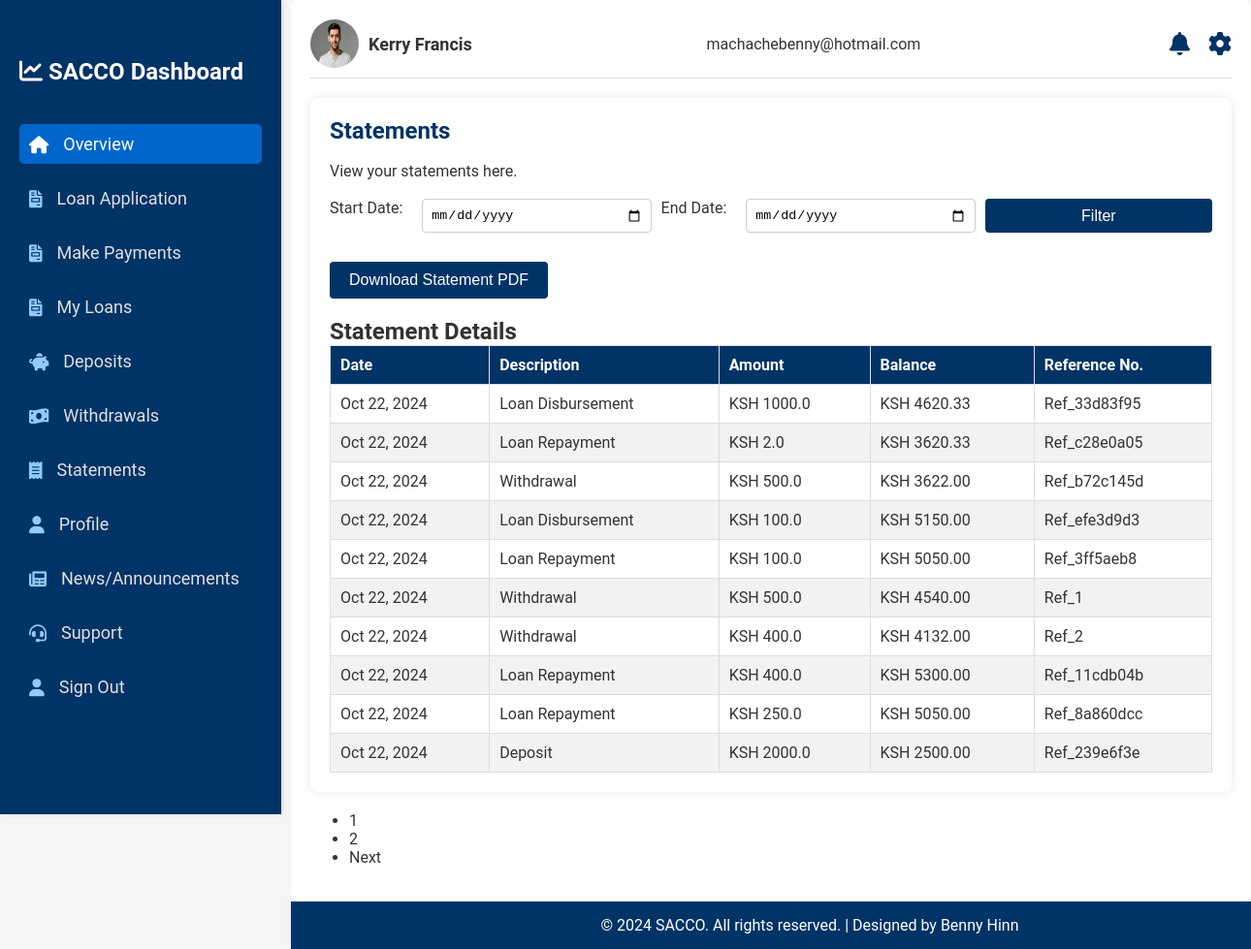
The app's page /statements (signed in) with its own data.
### main_app/models.py (models this page shows, shortened)
class User_personalData(db.Model):
    id = db.Column(db.Integer, primary_key=True)
    user_id = db.Column(db.String, db.ForeignKey('user.user_id'), nullable=False)  # Foreign Key
    user = db.relationship('User', back_populates='personal_data', lazy=True)
    surname = db.Column(db.String(30), nullable=False)
    other_names = db.Column(db.String(120), nullable=False)
    income = db.Column(db.Float, nullable=False)
    dob = db.Column(db.String(20), nullable=False)
    id_number = db.Column(db.Integer, unique=True, nullable=False)
    telephone_no = db.Column(db.String(20), unique=True, nullable=False)
    address = db.Column(db.String(50), nullable=False)
    postal_code= db.Column(db.Integer, nullable=False)
    gender= db.Column(db.String(5), nullable=False)
    user_profile = db.Column(db.String(20), nullable=False, default="user.jpeg")
    id_profile = db.Column(db.String(20), nullable=False, default="user.jpeg")

class User(db.Model, UserMixin):
    user_id = db.Column(db.String(10), primary_key=True)
    username = db.Column(db.String(30), unique=True, nullable=False)
    email = db.Column(db.String(120), unique=True, nullable=False)
    role = db.Column(db.String(6), nullable=False)
    password = db.Column(db.String, nullable=False)
    personal_data = db.relationship('User_personalData', back_populates='user', uselist=False)
    personal_loan = db.relationship("Loan", back_populates="loan_user", uselist=False)
    account = db.relationship('Account', back_populates='user', uselist=False)
    withdrawals = db.relationship('Withdrawals', back_populates='user', uselist=False)
    deposits = db.relationship('Deposit', back_populates='user', uselist=False)
    transactions = db.relationship('Transaction', back_populates='user', uselist=False)
    disburse_notifications = db.relationship('DisbursementNotification', back_populates='user')

class Transaction(db.Model):
    id = db.Column(db.Integer, primary_key=True)
    user_id = db.Column(db.Integer, db.ForeignKey('user.user_id'), nullable=False)
    user = db.relationship('User', back_populates='transactions', uselist=False)
    transaction_type = db.Column(db.String(50))  # 'deposit', 'repayment', 'withdraw', 'disbursement'
    amount = db.Column(db.Float, nullable=False)
    method = db.Column(db.String(50), nullable=False)
    account_type = db.Column(db.String(50), nullable=False)
    transaction_date = db.Column(db.DateTime, default=datetime.now())
    reference_no = db.Column(db.String(50), nullable=False)
    balance = db.Column(db.Float, nullable=False)

### main_app/routes.py (the view)
@app.route("/statements", methods=['POST', 'GET'])
@login_required
def statements():
    page = request.args.get('page', 1, type=int)
    per_page=10
    transactions = Transaction.query.filter_by(user_id=current_user.user_id).order_by(Transaction.transaction_date.desc()).paginate(page=page, per_page=per_page)
    return render_template('user/statements.html', transactions=transactions, title="Statements | SACCO Dashboard")

### main_app/models.py (called while the page is built)
@login_manager.user_loader
def load_user(user_id):
    user_id = str(user_id)
    if user_id.startswith('user_'):
        return User.query.get(user_id)
    elif user_id.startswith('admin_'):
        return Admin.query.get(user_id)
    return None  # Return None if no user/admin is found

### main_app/templates/user/statements.html (shortened to what this page needs)
{% extends "user/layout.html" %}
{% block content %}
<div class="statements">
    <h1>Statements</h1>
    <p>View your statements here.</p>
    <div class="statements-filter">
        <form action="{{ url_for('filter_statements') }}" method="post">
            <label for="start-date">Start Date:</label>
            <input type="date" id="start-date" name="start-date" required>
            <label for="end-date">End Date:</label>
            <input type="date" id="end-date" name="end-date" required>
            <button type="submit">Filter</button>
        </form>
    </div>
    <div class="download-pdf">
        <a href="{{ url_for('download_statement') }}" class="btn btn-primary"><button>Download Statement PDF</button></a>
    </div>
    <div class="statements-table">
        <h2>Statement Details</h2>
        <table>
            <thead>
                <tr>
                    <th>Date</th>
                    <th>Description</th>
                    <th>Amount</th>
                    <th>Balance</th>
                    <th>Reference No.</th>
                </tr>
            </thead>
            <tbody>
                {% for transaction in transactions.items %}
                <tr>
                    <td>{{ transaction.transaction_date.strftime('%b %d, %Y') }}</td>
                    <td>{{ transaction.transaction_type }}</td>
                    <td>KSH {{ transaction.amount }}</td>
                    <td>KSH {{ '{:.2f}'.format(transaction.balance) }}</td>
                    <td>{{ transaction.reference_no }}</td>
                </tr>
                {% endfor %}
            </tbody>
        </table>
    </div>
</div>
<nav aria-label="Page navigation">
    <ul class="pagination">
        {% for page_num in transactions.iter_pages() %}
            <li class="page-item {% if page_num == transactions.page %}active{% endif %}">
                <a class="page-link" href="{{ url_for('filter_statements', page=page_num) }}">{{ page_num }}</a>
            </li>
        {% endfor %}
        {% if transactions.has_next %}
            <li class="page-item">
                <a class="page-link" href="{{ url_for('filter_statements', page=transactions.next_num) }}">Next</a>
            </li>
        {% endif %}
    </ul>
</nav>
{% endblock content %}

### main_app/templates/user/layout.html (shortened to what this page needs)
<!DOCTYPE html>
<html lang="en">
<head>
    {% block head %}
    <link rel="stylesheet" href="{{ url_for('static', filename='/css/styles.css') }}">
    <link rel="stylesheet" href="https://cdnjs.cloudflare.com/ajax/libs/font-awesome/6.0.0-beta3/css/all.min.css">
    {% endblock %}
</head>
<body>
    <div class="dashboard">
        <div class="sidebar">
            <h2><i class="fas fa-chart-line"></i> SACCO Dashboard</h2>
                <ul>
                    <li><a href="{{ url_for('home') }}" class="active"><i class="fas fa-home"></i> Overview</a></li>
                    <li><a href="{{ url_for('application') }}"><i class="fas fa-file-invoice"></i> Loan Application</a></li>
                    <li><a href="{{ url_for('repay_loan') }}"><i class="fas fa-file-invoice"></i> Make Payments </a></li>
                    <li><a href="{{ url_for('loan_application_status') }}"><i class="fas fa-file-invoice"></i> My Loans </a></li>
                    <li><a href="{{ url_for('deposit') }}"><i class="fas fa-piggy-bank"></i> Deposits</a></li>
                    <li><a href="{{ url_for('withdrawals') }}"><i class="fas fa-money-bill-wave"></i> Withdrawals</a></li>
                    <li><a href="{{ url_for('statements') }}"><i class="fas fa-receipt"></i> Statements</a></li>
                    <li><a href="{{ url_for('profile') }}"><i class="fas fa-user"></i> Profile</a></li>
                    <li><a href="{{ url_for('news') }}"><i class="fas fa-newspaper"></i> News/Announcements</a></li>
                    <li><a href="{{ url_for('support') }}"><i class="fas fa-headset"></i> Support</a></li>
                    <li><a href="{{ url_for('logout') }}"><i class="fas fa-user"></i> Sign Out</a></li>
                </ul>
        </div>
        <div class="main-content">
            <header>
                <div class="user-info">
                    {% if current_user.personal_data %}
                    <img src="{{ url_for('static', filename='assets/' + current_user.personal_data.user_profile) }}"
                        alt="User" class="user-icon">
                    {% else %}
                    <img src="{{ url_for('static', filename='assets/user.jpeg') }}" alt="User" class="user-icon">
                    {% endif %}
                    {% if current_user.personal_data %}
                    <span class="user-name">{{ current_user.personal_data.other_names ~ ' ' ~ current_user.personal_data.surname }}</span>
                    {% else %}
                    <span class="user-name">{{ current_user.username }}</span>
                    {% endif %}
                </div>
                <div class="user-email">{{ current_user.email }}</div>
                <div class="header-icons">
                    <a href="{{ url_for('news') }}"><i class="notification-icon fas fa-bell"></i></a>
                    <a href="{{ url_for('profile') }}"><i class="settings-icon fas fa-cog"></i></a>
                </div>
            </header>
            {% block content %}{% endblock %}
        </div>
    </div>
    <footer>
        <p>© 2024 SACCO. All rights reserved. | Designed by Benny Hinn</p>
    </footer>
</body>
</html>

### main_app/static/css/styles.css (style rules this page uses)
body { font-family: 'Roboto', sans-serif; margin: 0; padding: 0; color: #333; background-color: #f5f5f5; }
a { text-decoration: none; color: inherit; }
h1, h2, h3, h4, h5, h6 { margin: 0; padding: 0; }
.dashboard { display: flex; min-height: 100vh; }
.sidebar { width: 250px; background-color: #003366; color: #fff; height: 100vh; padding: 20px; box-shadow: 2px 0 5px rgba(0, 0, 0, 0.1); position: fixed; top: 0; left: 0; transition: width 0.3s ease; }
.sidebar h2 { margin-top: 40px; font-size: 24px; margin-bottom: 40px; }
.sidebar ul { list-style: none; padding: 0; }
.sidebar ul li { margin: 15px 0; }
.sidebar ul li a { color: #e0e0e0; font-size: 18px; display: flex; align-items: center; padding: 10px; border-radius: 5px; transition: background-color 0.3s ease, color 0.3s ease; }
.sidebar ul li a i { margin-right: 15px; color: #90caff; }
.sidebar ul li a.active { background-color: #0066cc; color: #fff; }
.sidebar ul li a.active i { color: #fff; }
.main-content { flex-grow: 1; margin-left: 300px; padding: 20px; background-color: #fff; border-radius: 8px; }
header { display: flex; justify-content: space-between; align-items: center; margin-bottom: 20px; border-bottom: 1px solid #ddd; padding-bottom: 10px; }
.user-info { display: flex; align-items: center; }
.user-info .user-icon { width: 50px; height: 50px; border-radius: 50%; margin-right: 10px; }
.user-info .user-name { font-size: 18px; font-weight: bold; }
.header-icons i { font-size: 24px; margin-left: 15px; cursor: pointer; color: #003366; transition: color 0.3s ease, transform 0.3s ease; }
.transactions, .loan-application, .deposits, .savings, .statements, .notifications, .profile, .news, .support { background-color: #fff; padding: 20px; border-radius: 8px; box-shadow: 0 0 10px rgba(0, 0, 0, 0.1); margin-bottom: 20px; }
.transactions h1, .loan-application h1, .deposits h1, .savings h1, .statements h1, .notifications h1, .profile h1, .news h1, .support h1 { font-size: 24px; color: #003366; margin-bottom: 15px; }
.transactions p, .loan-application p, .deposits p, .savings p, .statements p, .notifications p, .profile p, .news p, .support p { font-size: 16px; line-height: 1.5; }
footer { background-color: #003366; color: #fff; text-align: center; padding: 15px; margin-left: 300px; width: calc(100% - 250px); bottom: 0; left: 250px; box-shadow: 0 -2px 5px rgba(0, 0, 0, 0.1); transition: left 0.3s ease, width 0.3s ease; }
footer p { margin: 0; }
button { padding: 12px 20px; background-color: #003366; color: #fff; border: none; border-radius: 8px; cursor: pointer; font-size: 16px; transition: background-color 0.3s ease; }
.statements { margin-top: 20px; }
.statements-filter { margin-bottom: 20px; }
.statements-filter form { display: flex; flex-wrap: wrap; gap: 10px; }
.statements-filter label { margin-right: 10px; }
.statements-filter input, .statements-filter select, .statements-filter button { padding: 8px; border: 1px solid #ccc; border-radius: 4px; flex: 1; min-width: 150px; }
.statements-filter button { background-color: #003366; color: #ffffff; border: none; cursor: pointer; }
.download-pdf { margin-top: 20px; }
.download-pdf button { padding: 10px 20px; border: none; border-radius: 4px; background-color: #003366; color: #ffffff; cursor: pointer; font-size: 1em; margin-top: 10px; margin-bottom: 20px; }
.statements-table table { width: 100%; border-collapse: collapse; }
.statements-table th, .statements-table td { border: 1px solid #ddd; padding: 10px; text-align: left; }
.statements-table th { background-color: #003366; color: #ffffff; }
.statements-table tr:nth-child(even) { background-color: #f2f2f2; }

### records on screen
User_personalData: user_profile (placeholder picture), personal_data "Kerry Francis"
User: email "machachebenny@hotmail.com"
Transaction: balance "4620.33"
Transaction: balance "3620.33"
Transaction: balance "3622.00"
Transaction: balance "5150.00"
Transaction: balance "5050.00"
Transaction: balance "4540.00"
Transaction: balance "4132.00"
Transaction: balance "5300.00"
Transaction: balance "5050.00"
Transaction: balance "2500.00"

### other values on screen
{{ page_num }} "1" "2"
